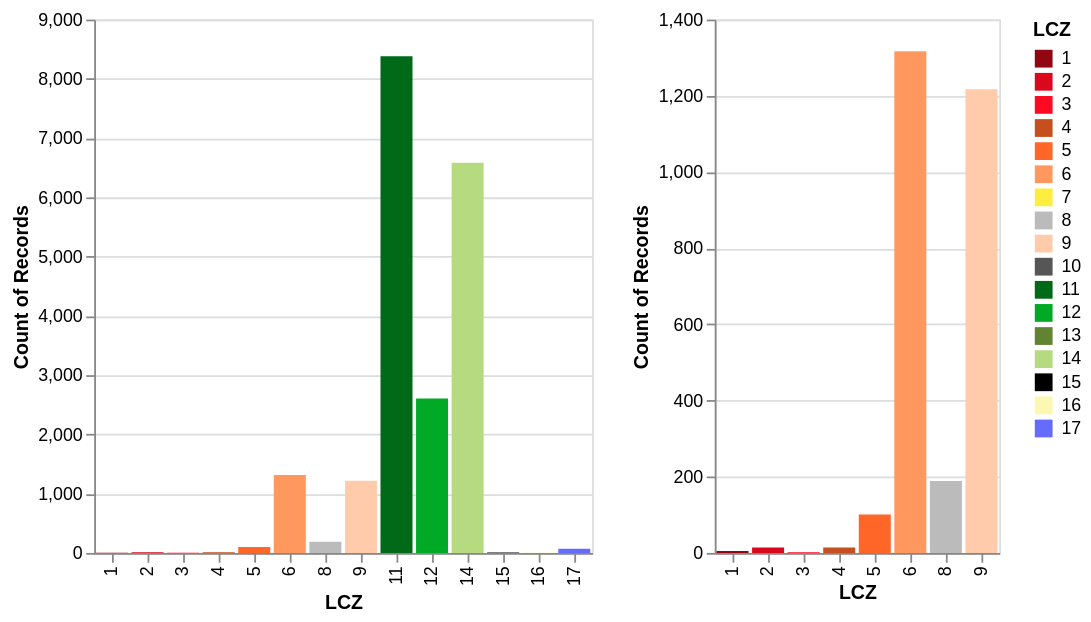

The notebook cell saved with this chart:
### Code cell
source= df_combined#[df['LCZ'] <= 10]

c1 = alt.Chart(source).mark_bar().encode(
    alt.X("LCZ:N"),
    alt.Y('count()'),
    alt.Color('LCZ:N').scale(domain=domain, range=LCZ_hex)

)

source= df_combined[df_combined['LCZ'] <= 10]
c2 = alt.Chart(source).mark_bar().encode(
    alt.X("LCZ:N"),
    alt.Y('count()'),
    alt.Color('LCZ:N').scale(domain=domain, range=LCZ_hex)

)

c1|c2

### Figure 1 — Vega specification as saved in the notebook (floating-point values rounded to 4 significant figures)
{"$schema": "https://vega.github.io/schema/vega/v5.json", "data": [{"name": "source_0", "values": [{"LCZ": 11, "__count": 8381}, {"LCZ": 6, "__count": 1317}, {"LCZ": 14, "__count": 6584}, {"LCZ": 9, "__count": 1217}, {"LCZ": 12, "__count": 2606}, {"LCZ": 8, "__count": 189}, {"LCZ": 17, "__count": 69}, {"LCZ": 5, "__count": 101}, {"LCZ": 2, "__count": 14}, {"LCZ": 4, "__count": 14}, {"LCZ": 16, "__count": 4}, {"LCZ": 15, "__count": 8}, {"LCZ": 1, "__count": 5}, {"LCZ": 3, "__count": 2}]}, {"name": "source_1", "values": [{"LCZ": 6, "__count": 1317}, {"LCZ": 9, "__count": 1217}, {"LCZ": 8, "__count": 189}, {"LCZ": 5, "__count": 101}, {"LCZ": 2, "__count": 14}, {"LCZ": 4, "__count": 14}, {"LCZ": 1, "__count": 5}, {"LCZ": 3, "__count": 2}]}, {"name": "source_0_concat_0_x_domain_LCZ", "values": [{"LCZ": 11}, {"LCZ": 6}, {"LCZ": 14}, {"LCZ": 9}, {"LCZ": 12}, {"LCZ": 8}, {"LCZ": 17}, {"LCZ": 5}, {"LCZ": 2}, {"LCZ": 4}, {"LCZ": 16}, {"LCZ": 15}, {"LCZ": 1}, {"LCZ": 3}]}, {"name": "source_0_concat_0_y_domain___count", "values": [{"min": 2, "max": 8381}]}, {"name": "source_1_concat_1_x_domain_LCZ", "values": [{"LCZ": 6}, {"LCZ": 9}, {"LCZ": 8}, {"LCZ": 5}, {"LCZ": 2}, {"LCZ": 4}, {"LCZ": 1}, {"LCZ": 3}]}, {"name": "source_1_concat_1_y_domain___count", "values": [{"min": 2, "max": 1317}]}], "signals": [{"name": "concat_0_x_step", "value": 20}, {"name": "concat_0_width", "update": "bandspace(domain('concat_0_x').length, 0.1, 0.05) * concat_0_x_step"}, {"name": "concat_1_x_step", "value": 20}, {"name": "concat_1_width", "update": "bandspace(domain('concat_1_x').length, 0.1, 0.05) * concat_1_x_step"}], "marks": [{"type": "group", "name": "concat_0_group", "encode": {"update": {"height": {"signal": "height"}, "width": {"signal": "concat_0_width"}}}, "marks": [{"type": "rect", "name": "concat_0_marks", "from": {"data": "source_0"}, "encode": {"update": {"y": {"field": "__count", "scale": "concat_0_y"}, "y2": {"value": 0, "scale": "concat_0_y"}, "fill": {"field": "LCZ", "scale": "color"}, "width": {"signal": "max(0.25, bandwidth('concat_0_x'))"}, "x": {"field": "LCZ", "scale": "concat_0_x"}}}, "style": ["bar"]}], "axes": [{"scale": "concat_0_y", "gridScale": "concat_0_x", "domain": false, "maxExtent": 0, "zindex": 0, "aria": false, "labels": false, "grid": true, "orient": "left", "minExtent": 0, "tickCount": {"signal": "ceil(height/40)"}, "ticks": false}, {"scale": "concat_0_x", "grid": false, "labelAngle": 270, "labelBaseline": "middle", "title": "LCZ", "labelAlign": "right", "zindex": 0, "orient": "bottom"}, {"scale": "concat_0_y", "zindex": 0, "labelOverlap": true, "orient": "left", "grid": false, "tickCount": {"signal": "ceil(height/40)"}, "title": "Count of Records"}], "style": "cell"}, {"type": "group", "name": "concat_1_group", "encode": {"update": {"width": {"signal": "concat_1_width"}, "height": {"signal": "height"}}}, "marks": [{"type": "rect", "name": "concat_1_marks", "from": {"data": "source_1"}, "encode": {"update": {"fill": {"field": "LCZ", "scale": "color"}, "x": {"field": "LCZ", "scale": "concat_1_x"}, "width": {"signal": "max(0.25, bandwidth('concat_1_x'))"}, "y": {"field": "__count", "scale": "concat_1_y"}, "y2": {"value": 0, "scale": "concat_1_y"}}}, "style": ["bar"]}], "axes": [{"scale": "concat_1_y", "domain": false, "gridScale": "concat_1_x", "maxExtent": 0, "minExtent": 0, "zindex": 0, "tickCount": {"signal": "ceil(height/40)"}, "ticks": false, "grid": true, "aria": false, "orient": "left", "labels": false}, {"scale": "concat_1_x", "labelBaseline": "middle", "zindex": 0, "orient": "bottom", "labelAlign": "right", "labelAngle": 270, "grid": false, "title": "LCZ"}, {"scale": "concat_1_y", "grid": false, "orient": "left", "title": "Count of Records", "labelOverlap": true, "zindex": 0, "tickCount": {"signal": "ceil(height/40)"}}], "style": "cell"}], "scales": [{"name": "color", "type": "ordinal", "domain": [1, 2, 3, 4, 5, 6, 7, 8, 9, 10, 11, 12, 13, 14, 15, 16, 17], "range": ["#910613", "#D9081C", "#FF0A22", "#C54F1E", "#FF6628", "#FF985E", "#FDED3F", "#BBBBBB", "#FFCBAB", "#565656", "#006A18", "#00A926", "#628432", "#B5DA7F", "#000000", "#FCF7B1", "#656BFA"]}, {"name": "concat_0_x", "type": "band", "domain": {"data": "source_0_concat_0_x_domain_LCZ", "field": "LCZ", "sort": true}, "range": {"step": {"signal": "concat_0_x_step"}}, "paddingOuter": 0.05, "paddingInner": 0.1}, {"name": "concat_0_y", "type": "linear", "domain": [{"signal": "(data(\"source_0_concat_0_y_domain___count\")[0] || {}).min"}, {"signal": "(data(\"source_0_concat_0_y_domain___count\")[0] || {}).max"}], "range": [{"signal": "height"}, 0], "nice": true, "zero": true}, {"name": "concat_1_x", "type": "band", "domain": {"data": "source_1_concat_1_x_domain_LCZ", "field": "LCZ", "sort": true}, "range": {"step": {"signal": "concat_1_x_step"}}, "paddingInner": 0.1, "paddingOuter": 0.05}, {"name": "concat_1_y", "type": "linear", "domain": [{"signal": "(data(\"source_1_concat_1_y_domain___count\")[0] || {}).min"}, {"signal": "(data(\"source_1_concat_1_y_domain___count\")[0] || {}).max"}], "range": [{"signal": "height"}, 0], "zero": true, "nice": true}], "height": 300, "layout": {"padding": 20, "bounds": "full", "align": "each"}, "background": "white", "padding": 5, "legends": [{"fill": "color", "symbolType": "square", "title": "LCZ"}]}
